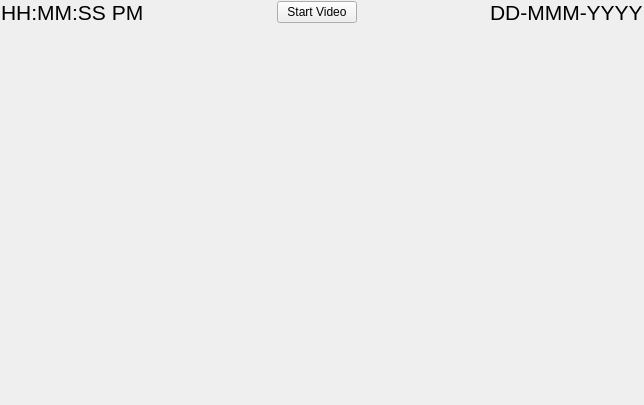
<?xml version="1.0" encoding="UTF-8"?>
<ui version="4.0">
 <class>Form</class>
 <widget class="QWidget" name="Form">
  <property name="geometry">
   <rect>
    <x>0</x>
    <y>0</y>
    <width>644</width>
    <height>405</height>
   </rect>
  </property>
  <property name="windowTitle">
   <string>Form</string>
  </property>
  <widget class="QWidget" name="layoutWidget">
   <property name="geometry">
    <rect>
     <x>1</x>
     <y>0</y>
     <width>642</width>
     <height>404</height>
    </rect>
   </property>
   <layout class="QGridLayout" name="gridLayout_2">
    <item row="0" column="0">
     <layout class="QGridLayout" name="gridLayout">
      <item row="0" column="3">
       <spacer name="horizontalSpacer_4">
        <property name="orientation">
         <enum>Qt::Horizontal</enum>
        </property>
        <property name="sizeHint" stdset="0">
         <size>
          <width>40</width>
          <height>20</height>
         </size>
        </property>
       </spacer>
      </item>
      <item row="0" column="0">
       <widget class="QLabel" name="currTimeLabel">
        <property name="font">
         <font>
          <pointsize>16</pointsize>
         </font>
        </property>
        <property name="text">
         <string>HH:MM:SS PM</string>
        </property>
       </widget>
      </item>
      <item row="0" column="1">
       <spacer name="horizontalSpacer_2">
        <property name="orientation">
         <enum>Qt::Horizontal</enum>
        </property>
        <property name="sizeHint" stdset="0">
         <size>
          <width>24</width>
          <height>17</height>
         </size>
        </property>
       </spacer>
      </item>
      <item row="0" column="4">
       <widget class="QLabel" name="currDateLabel">
        <property name="font">
         <font>
          <pointsize>16</pointsize>
         </font>
        </property>
        <property name="text">
         <string>DD-MMM-YYYY</string>
        </property>
       </widget>
      </item>
      <item row="0" column="2">
       <widget class="QPushButton" name="startButton">
        <property name="text">
         <string>Start Video</string>
        </property>
        <property name="autoDefault">
         <bool>false</bool>
        </property>
        <property name="default">
         <bool>false</bool>
        </property>
       </widget>
      </item>
     </layout>
    </item>
    <item row="1" column="0">
     <widget class="QWidget" name="VidFrame" native="true">
      <property name="minimumSize">
       <size>
        <width>640</width>
        <height>360</height>
       </size>
      </property>
     </widget>
    </item>
   </layout>
  </widget>
 </widget>
 <resources/>
 <connections/>
</ui>
